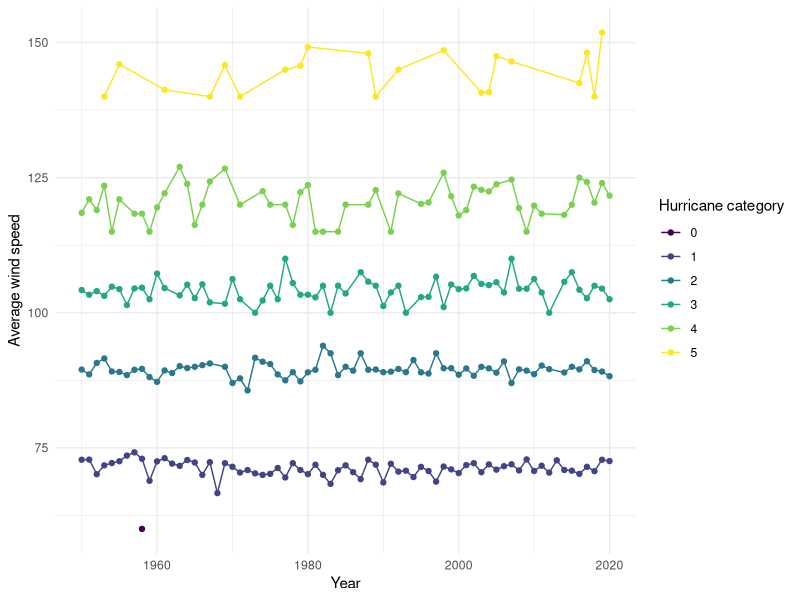
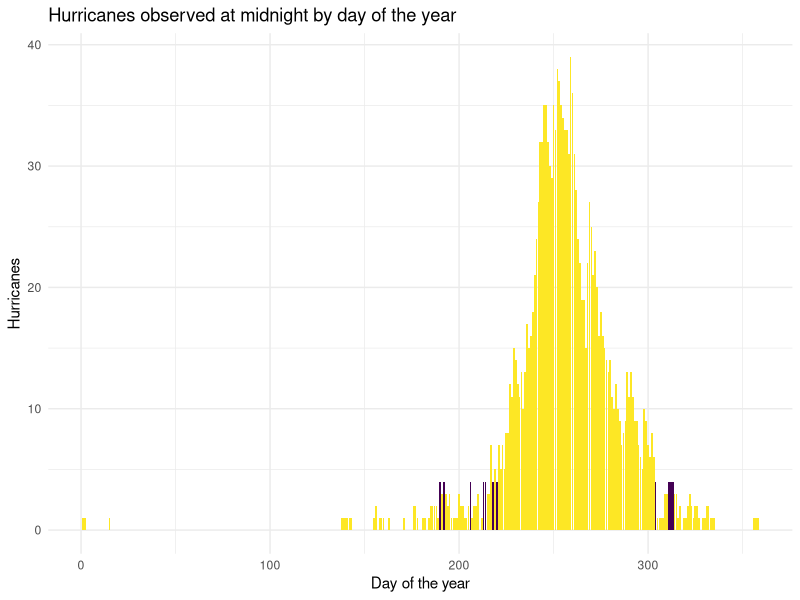
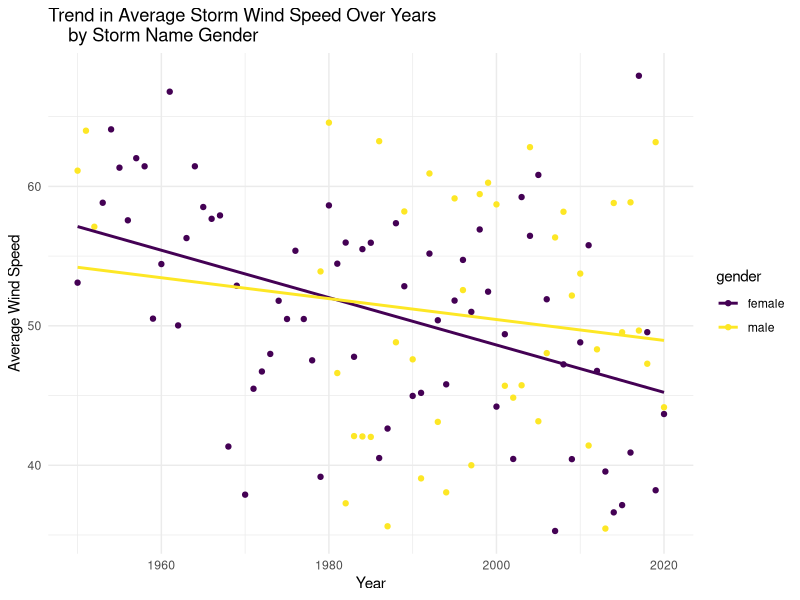

Reproduce these figures in R, in order.
## ---- chunk 1
#| message: false
library(tidyverse)
theme_set(theme_minimal())

storms <- read_csv("../data/storms.csv")

storms |>
  slice_sample(n = 5)
## ---- chunk 2
#| message: false
storm_gender <- read_csv("../data/storm_gender.csv")

storm_gender |>
  filter(prob < 1) |>
  arrange(desc(prob)) |>
  slice_head(n = 3)

storm_gender |>
  arrange(desc(prob)) |>
  slice_tail(n = 3)
## ---- chunk 3
#| message: false
storm_codes <- read_csv("../data/storm_codes.csv")
storm_codes
## ---- chunk 4
storms |>
  group_by(year, name) |>
  summarize(wind_max = max(wind))
## ---- chunk 5
storms |>
  filter(status == "HU") |>
  group_by(year, category) |>
  summarize(wind_avg = mean(wind))
## ---- chunk 6
storms |>
  filter(status == "HU") |>
  group_by(year, category) |>
  summarize(wind_avg = mean(wind)) |>
  ggplot(aes(year, wind_avg, color = as_factor(category))) +
  geom_line() +
  geom_point() +
  scale_color_viridis_d() +
  labs(
    x = "Year",
    y = "Average wind speed",
    color = "Hurricane category"
  )
## ---- chunk 7
storms |>
  filter(status == "HU", hour == 0) |>
  count(doy)
## ---- chunk 8
median_days <- storms |>
  filter(status == "HU", hour == 0) |>
  count(doy) |>
  filter(n == median(n))

storms |>
  filter(status == "HU", hour == 0) |>
  count(doy) |>
  ggplot(aes(doy, n)) +
  geom_col(fill = "#fde725") +
  geom_col(data = median_days, fill = "#440154") +
  labs(
    x = "Day of the year",
    y = "Hurricanes",
    title = "Hurricanes observed at midnight by day of the year"
  )
## ---- chunk 9
storms |>
  group_by(year) |>
  arrange(desc(letter)) |>
  slice(1) |>
  ungroup() |>
  count(letter)
## ---- chunk 10
storms |>
  group_by(year, name) |>
  summarize(wind_max = max(wind)) |>
  inner_join(storm_gender, by = "name") |>
  group_by(gender) |>
  summarize(wind_max_average = mean(wind_max))
## ---- chunk 11
storms |>
  anti_join(storm_gender, by = "name") |>
  select(name) |>
  distinct() |>
  arrange(name)
## ---- chunk 12
storms |>
  select(year, name, status) |>
  distinct() |>
  count(status) |>
  left_join(storm_codes, by = "status") |>
  select(status_name, n) |>
  arrange(desc(n))
## ---- chunk 13
storms |>
  group_by(year, letter) |>
  summarize(wind_max = max(wind)) |>
  pivot_wider(names_from = letter, values_from = wind_max)
## ---- chunk 14
storms |>
  inner_join(storm_gender, by = "name") |>
  group_by(year, gender) |>
  summarize(avg_wind = mean(wind)) |>
  ggplot(aes(year, avg_wind, color = gender)) +
  geom_point() +
  geom_smooth(method = "lm", se = FALSE) +
  scale_color_viridis_d() +
  labs(
    x = "Year",
    y = "Average Wind Speed",
    title = "Trend in Average Storm Wind Speed Over Years
    by Storm Name Gender"
  )
